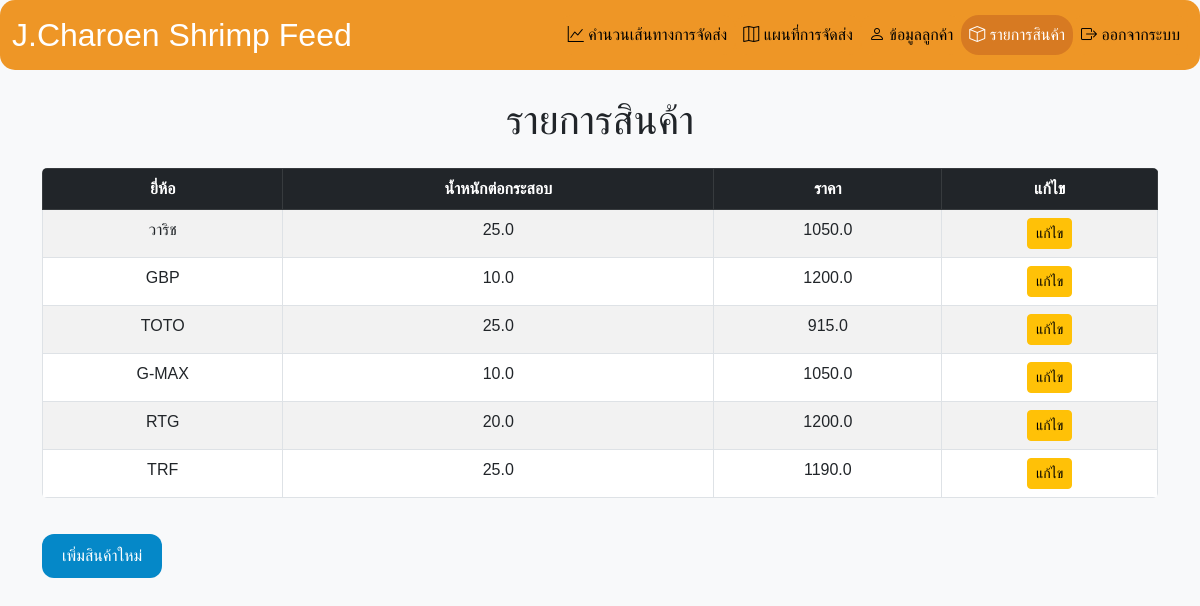
/product_list (signed in), run on the app's committed database.
### tables this page shows
CREATE TABLE products (
                            id INTEGER PRIMARY KEY AUTOINCREMENT,
                            brand TEXT,
                            weight_per_bag REAL,
                            price REAL);

### main.py (the view)
@app.route('/product_list', methods=['GET'])
@login_required
def product_list():
    products = get_products_from_database()
    return render_template('product_list.html', products=products)

### database_operation.py (called while the page is built, shortened)
def connect_db():
    conn = sqlite3.connect('database.db')
    conn.row_factory = sqlite3.Row
    return conn

def create_admin_driver_from_dict(user, user_type):
    if user_type == 'admin':
        return Admin(
            user_id=user[0],
            name=user[1],
            email=user[2],
            phone=user[3],
            password=user[4]
        )
    else:
        raise ValueError("Invalid user type")

def get_user_by_id(user_id):
    try:
        with connect_db() as conn:
            cursor = conn.cursor()
            cursor.execute("SELECT * FROM admin_users WHERE id = ?", (user_id,))
            user = cursor.fetchone()
            if user:
                return create_admin_driver_from_dict(user, 'admin')
            cursor.execute("SELECT * FROM driver_users WHERE id = ?", (user_id,))
            user = cursor.fetchone()
            return create_admin_driver_from_dict(user, 'driver') if user else None
    except sqlite3.Error as e:
        print(f"Error fetching user by id: {e}")
        return None

def get_products_from_database():
    with connect_db() as conn:
        cursor = conn.cursor()
        cursor.execute("SELECT * FROM products")
        return cursor.fetchall()

### main.py (called while the page is built)
@login_manager.user_loader
def load_user(user_id):
    return get_user_by_id(user_id)  # ใช้ฟังก์ชันนี้เพื่อนำผู้ใช้จากฐานข้อมูลมา

### templates/product_list.html (shortened to what this page needs)
<!DOCTYPE html>
<html lang="th">
<head>
    <link rel="stylesheet" href="https://cdn.jsdelivr.net/npm/bootstrap@5.3.0/dist/css/bootstrap.min.css">
    <link href="https://cdn.jsdelivr.net/npm/bootstrap-icons/font/bootstrap-icons.css" rel="stylesheet">
</head>
<body>
    <nav class="navbar navbar-expand-lg navbar-dark navbar-custom fixed-top">
        <div class="container-fluid">
            <a class="navbar-brand" href="#">J.Charoen Shrimp Feed</a>
            <div class="collapse navbar-collapse" id="navbarNav">
                <ul class="navbar-nav ms-auto">
                    <li class="nav-item">
                        <a class="nav-link {{ 'active' if request.endpoint == 'upload' else '' }}" href="{{ url_for('upload') }}">
                            <i class="bi bi-graph-up"></i> คำนวนเส้นทางการจัดส่ง
                        </a>
                    </li>
                    <li class="nav-item">
                        <a class="nav-link {{ 'active' if request.endpoint == 'map_excel' else '' }}" href="{{ url_for('map_excel') }}">
                            <i class="bi bi-map"></i> แผนที่การจัดส่ง
                        </a>
                    </li>
                    <li class="nav-item">
                        <a class="nav-link {{ 'active' if request.endpoint == 'customer_list' else '' }}" href="{{ url_for('customer_list') }}">
                            <i class="bi bi-person"></i> ข้อมูลลูกค้า
                        </a>
                    </li>
                    <li class="nav-item">
                        <a class="nav-link {{ 'active' if request.endpoint == 'product_list' else '' }}" href="{{ url_for('product_list') }}">
                            <i class="bi bi-box"></i> รายการสินค้า
                        </a>
                    </li>
                    <li class="nav-item">
                        <a class="nav-link {{ 'active' if request.endpoint == 'logout' else '' }}" href="{{ url_for('logout') }}">
                            <i class="bi bi-box-arrow-right"></i> ออกจากระบบ
                        </a>
                    </li>
                </ul>
            </div>
        </div>
    </nav>
    <main class="container mt-5 pt-5 main-content">
        <h1 class="mb-4 text-center">รายการสินค้า</h1>
        <table class="table table-striped table-bordered mt-4">
            <thead class="table-dark">
                <tr>
                    <th>ยี่ห้อ</th>
                    <th>น้ำหนักต่อกระสอบ</th>
                    <th>ราคา</th>
                    <th>แก้ไข</th>
                </tr>
            </thead>
            <tbody>
                {% for product in products %}
                <tr>
                    <td>{{ product.brand }}</td>
                    <td>{{ product.weight_per_bag }}</td>
                    <td>{{ product.price }}</td>
                    <td>
                        <a href="{{ url_for('edit_product', product_id=product.id) }}" class="btn btn-warning btn-sm">แก้ไข</a>
                    </td>
                </tr>
                {% endfor %}
            </tbody>
        </table>
        <a href="{{ url_for('add_product') }}" class="btn btn-secondary btn-custom">เพิ่มสินค้าใหม่</a>
    </main>
</body>
</html>

### templates/product_list.html (style rules this page uses)
body { font-family: Arial, sans-serif; background-color: #f8f9fa; margin: 0; }
.navbar-custom { background-color: #ee9626; height: 70px; border-radius: 15px; }
.navbar-brand { font-size: 2rem; color: #ffffff; }
.navbar-nav .nav-link.active { background-color: #d77a22; color: #ffffff !important; border-radius: 18px; }
.navbar-nav .nav-link { color: #000 !important; background-color: #ee9626; border-radius: 12px; }
.container { margin-top: 80px; }
.btn-custom { margin-top: 20px; background-color: #0588c8; color: #ffffff; border: none; padding: 10px 20px; font-size: 16px; border-radius: 12px; cursor: pointer; }
table { border-radius: 5px; overflow: hidden; }
th { text-align: center; }
td { text-align: center; }

### data on the page
products: brand "วาริช", weight_per_bag "25.0", price "1050.0"
products: brand "GBP", weight_per_bag "10.0", price "1200.0"
products: brand "TOTO", weight_per_bag "25.0", price "915.0"
products: brand "G-MAX", weight_per_bag "10.0", price "1050.0"
products: brand "RTG", weight_per_bag "20.0", price "1200.0"
products: brand "TRF", weight_per_bag "25.0", price "1190.0"
